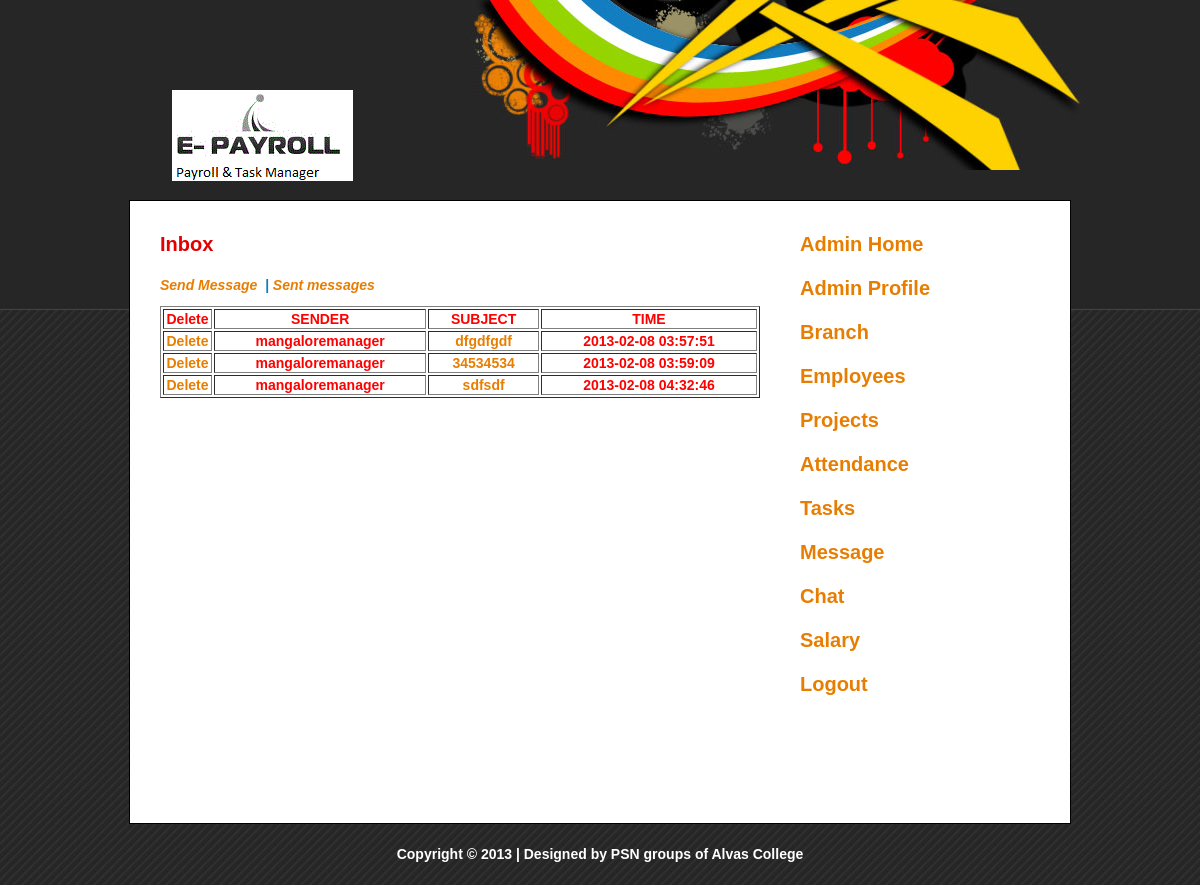
The page /inbox.php (signed in) on the database its author committed.
### tables this page shows
CREATE TABLE IF NOT EXISTS `message` (
  `msgid` int(10) NOT NULL AUTO_INCREMENT,
  `senderid` varchar(25) NOT NULL,
  `receiverid` varchar(25) NOT NULL,
  `msgtitle` varchar(250) NOT NULL,
  `msg` text NOT NULL,
  `datetime` datetime NOT NULL,
  `replyid` int(10) NOT NULL,
  PRIMARY KEY (`msgid`)
);

### inbox.php (the view, shortened to what this page needs)
<?php
    include("header.php");
	if(isset($_SESSION["emid"]))
	{
	$result = mysql_query("SELECT * FROM message where receiverid='$_SESSION[login]'");
	}
	else
	{
	$result = mysql_query("SELECT * FROM message where receiverid='$_SESSION[loginid]'");
	}
	?>
    <div id="templatemo_content">
        <div id="templatemo_content_left">
        	<div class="header_02">Inbox</div>
       	  <p class="bi_para"><a href="message.php">Send Message</a>&nbsp; | <a href="sentmessage.php">Sent messages</a><?php echo $msgres; ?></p>
       	  <form id="form1" name="form1" method="post" action="">
            <table width="600" border="1">
<?php
		 		echo " <tr>";
                echo " <th scope='col' width='45' >Delete</th>";
                echo " <th scope='col'>SENDER</th>";
                echo " <th scope='col'>SUBJECT</th>";
                echo " <th scope='col'>TIME</th>";
                echo " </tr>";
			   while($row = mysql_fetch_array($result))
			  	{
    			echo " <tr>";
                echo " <th scope='col'><a href='inbox.php?msgid=$row[msgid]'>Delete</a></th>";
                echo " <th scope='col'>$row[senderid]</th>";
                echo " <th scope='col'><a href='viewmessage.php?msgid=$row[msgid]'>$row[msgtitle]</a></th>";
                echo " <th scope='col'>$row[datetime]</th>";
                echo " </tr>";
 				}
?>
</table>
       	    <br>
       	  </form>
          <p>&nbsp;</p>
            <div class="margin_bottom_40"></div>
        </div>
        <div id="templatemo_content_right">
        	<div class="content_right_section">
                         <?php
			 if($_SESSION["logintype"] = "Admin")
			 {
				include("adminsidebar.php");
			 }
			 else
			 {
				 include("empsidebar.php");
			 }
				?>
              <div class="margin_bottom_20"></div>
            </div>
        </div>
    </div>
   <?php
   include("footer.php");
   ?>

### templatemo_style.css (style rules this page uses)
body { margin: 0; padding: 0; line-height: 1.5em; font-family: Arial, Helvetica, sans-serif; font-size: 11px; color: #333333; background: #262626 url(images/templatemo_main_bg_repeat.jpg); }
a:link, a:visited { color: #e77e02; text-decoration: none; font-weight: bold; }
p { margin: 0px; padding: 0px; }
.margin_bottom_20 { clear: both; width: 100%; height: 20px; font-size: 1px; }
.margin_bottom_40 { clear: both; width: 100%; height: 40px; font-size: 1px; }
.bi_para { font-style: italic; color: #137dc0; }
.header_02 { color: #e20000; font-size: 20px; font-weight: bold; padding: 3px 0 5px 0; margin: 0 0 15px 0; }
#templatemo_content { clear: both; width: 940px; margin: 30px 19px 0 19px; background: #ffffff; border: 1px solid #000; }
#templatemo_content #templatemo_content_left { float: left; width: 580px; padding: 30px; }
#templatemo_content_left p { padding-bottom: 10px; text-align: justify; }
#templatemo_content #templatemo_content_right { float: right; width: 240px; padding: 30px }
.content_right_section { clear: both; }

### header.php (style rules this page uses)
body,td,th { font-size: 14px; font-weight: bold; color: #F00; }
body { background-color: #FFF; }

### rows shown on the page
message: senderid "mangaloremanager", msgtitle "dfgdfgdf", datetime "2013-02-08 03:57:51"
message: senderid "mangaloremanager", msgtitle "34534534", datetime "2013-02-08 03:59:09"
message: senderid "mangaloremanager", msgtitle "sdfsdf", datetime "2013-02-08 04:32:46"
